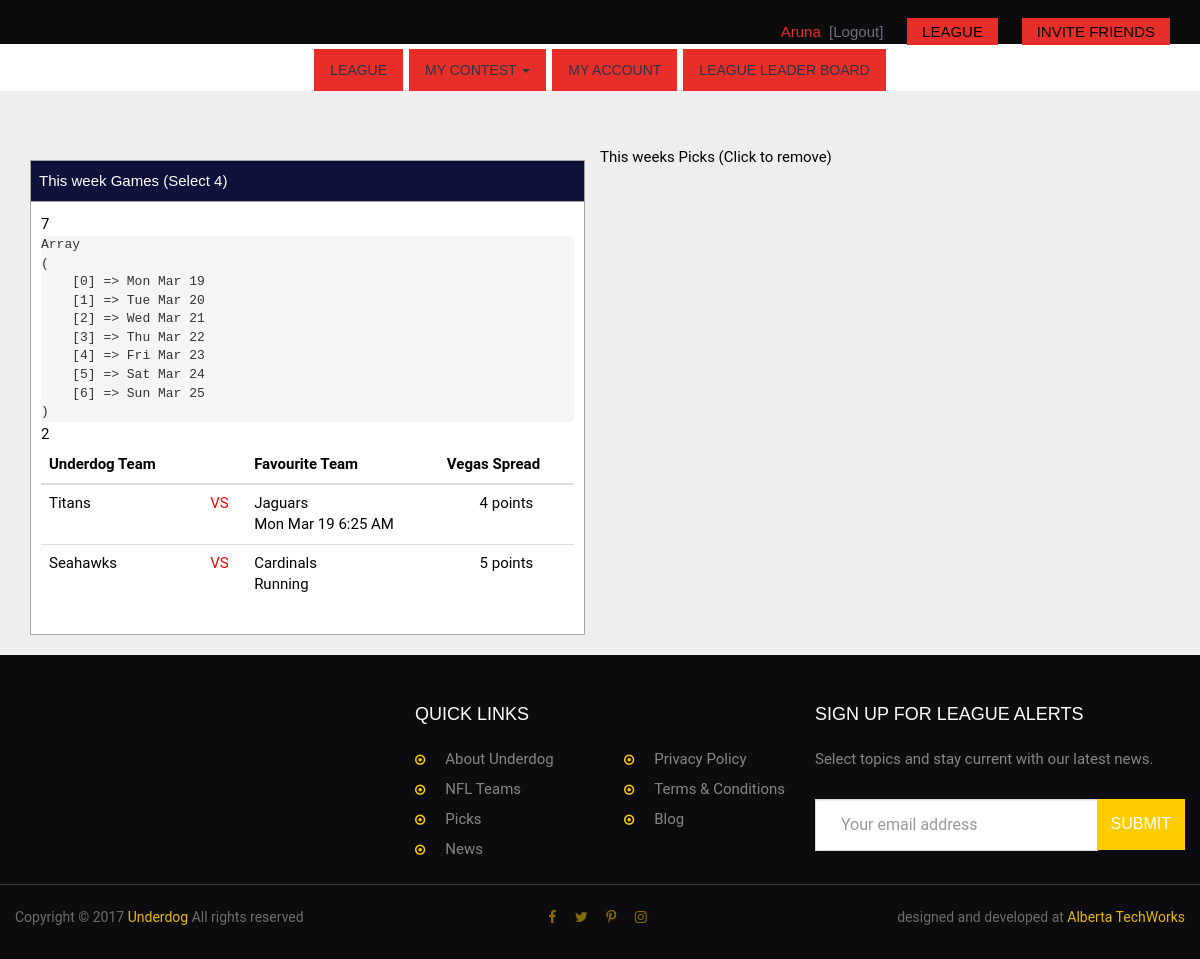
The app's page /live-betting_test.php (signed in) with its own data.
### tables this page shows
CREATE TABLE `manage_league` (
  `id` int(11) NOT NULL AUTO_INCREMENT,
  `league_id` int(11) NOT NULL,
  `pid` varchar(15) NOT NULL,
  `user_id` int(11) NOT NULL,
  `match_id` varchar(60) NOT NULL,
  `event_id` varchar(60) NOT NULL,
  `match_date` datetime NOT NULL,
  `home_team` varchar(65) NOT NULL,
  `away_team` varchar(65) NOT NULL,
  `betting_team` varchar(60) NOT NULL,
  `opponent_team` varchar(60) NOT NULL,
  `goal_spread_betting` varchar(15) NOT NULL,
  `goal_spread_opponent` varchar(15) NOT NULL,
  `money_line_betting` int(11) NOT NULL,
  `money_line_opponent` int(11) NOT NULL,
  `added_date` datetime NOT NULL,
  `status` int(1) NOT NULL,
  PRIMARY KEY (`id`)
);

### live-betting_test.php (the view, shortened to what this page needs)
<?php
$login_type=$_SESSION['login_type'];
?>
<!DOCTYPE html>
<html lang="en">
<head>
<link href="css/bootstrap.css" rel="stylesheet">
<link href="css/font-awesome.css" rel="stylesheet">
<link href="css/animate.css" rel="stylesheet">
<link href="css/style.css" rel="stylesheet">
<link href="css/jquery.bxslider.css" rel="stylesheet">
<link href="css/responsiveslides.css" rel="stylesheet">
</head>
<body>
<header class="innerpage-header">
  <?php
			if(($login_type==1)||($login_type==3)){
				include('innerpage_header.php');
			}
			else if($login_type==2)
			{
				include('innerpage_header_admin.php');
			}
		?>
</header>
<section class="inner-menu">
  <?php
			if(($login_type==1)||($login_type==3)){
				include('inner_menu.php');
			}
			else if($login_type==2)
			{
				include('inner_menu_admin.php');
			}
		?>
</section>
<section class="tab-content-space">
  <p>&nbsp;</p>
  <div class="row">
    <h2>
    </h2>
  </div>
  <div class="row">
    <div class="col-lg-6 col-md-6">
      <div class="left-sidebar">
        <div class="form-label-head">This week Games (Select 4)</div>
        <div class="form-box">
          <table class="table bordered table-hover<?php   ?>">
            <thead>
              <tr>
                <th>Underdog Team </th>
                <th width="10%"></th>
                <th> Favourite Team</th>
                <th> Vegas Spread</th>
              </tr>
            </thead>
            <tbody>
              <?php
				include('jsonstring_test.php');
				  $matchArray = json_decode($json_string,true);
						$matchArray1=array();
						echo '<br>';
						$date = date("m/d/Y");
$ts = strtotime($date);
$year = date('o', $ts);
$week = date('W', $ts);
for($i = 1; $i <= 7; $i++) {
    $ts = strtotime($year.'W'.$week.$i);
	$current_week_arr[]=date("D M d", $ts);
}
echo '<pre>';
print_r($current_week_arr);
echo '</pre>';
					foreach($matchArray as $mydata)
						{
							$matchDatetime=$mydata['MatchTime'];
							$splitVal=explode("T",$matchDatetime);
										$date=date('d', strtotime($splitVal[0]));
										$month=date('m', strtotime($splitVal[0]));
										$year=date('Y', strtotime($splitVal[0]));
										$hr=date('H', strtotime($splitVal[1]));
										$min=date('i', strtotime($splitVal[1]));
										$sec=date('s', strtotime($splitVal[1]));
										  $EasternTimeStamp =mktime($hr-4,$min,$sec,$month,$date,$year);
										$dateLive=	date('D M d', $EasternTimeStamp);
										if(in_array($dateLive,$current_week_arr))
										{
										$matchArray1[]=$mydata;
										}
										}
						foreach($matchArray1 as $mydata)
						{
							$id=$mydata['ID'];
							$matchDatetime=$mydata['MatchTime'];
							$splitVal=explode("T",$matchDatetime);
							 $time=	date('g:i a', strtotime($splitVal[1]." GMT+3"));
										$date1 = $splitVal[0]." ".$splitVal[1];
										$date=date('d', strtotime($splitVal[0]));
										$month=date('m', strtotime($splitVal[0]));
										$year=date('Y', strtotime($splitVal[0]));
										$hr=date('H', strtotime($splitVal[1]));
										$min=date('i', strtotime($splitVal[1]));
										$sec=date('s', strtotime($splitVal[1]));
										  $EasternTimeStamp =mktime($hr-4,$min,$sec,$month,$date,$year);
										$timeLive=	date('g:i A',$EasternTimeStamp) ;
										$dateLive=	date('D M d', $EasternTimeStamp);
								 $date2 = date("Y-m-d H:i:s");
								$time1=strtotime($splitVal[1]." GMT+3");
								$time2=strtotime(date("H:i:s")." GMT+3");
								$diff = abs((strtotime($date2)." GMT+3") - (strtotime($date1)." GMT+3"));
								$years   = floor($diff / (365*60*60*24));
								$months  = floor(($diff - $years * 365*60*60*24) / (30*60*60*24));
								$days    = floor(($diff - $years * 365*60*60*24 - $months*30*60*60*24)/ (60*60*24));
								$hours   = floor(($diff - $years * 365*60*60*24 - $months*30*60*60*24 - $days*60*60*24)/ (60*60));
								$minuts  = floor(($diff - $years * 365*60*60*24 - $months*30*60*60*24 - $days*60*60*24 - $hours*60*60)/ 60);
						  		$matchDate=$splitVal[0];
						  		$currentDate=date("Y-m-d");
							$key = array_search($id, array_column($matchArray1, 'ID'));
							$arr=json_encode($matchArray1[$key]);
							$mydataLive = json_decode($arr,true);
							   foreach ( $mydataLive['Odds'] as $resultsLive )
									{
							 if($resultsLive['OddType']=='Game'){
								 $pointsHome=$resultsLive['PointSpreadHome'];
								 $pointsAway=$resultsLive['PointSpreadAway'];
							?>
            <tr class="bet" data-id="<?php echo $id; ?>" id="home" style="cursor:pointer">
              <td ><?php if($pointsHome>$pointsAway){echo $mydataLive['HomeTeam']; }else{ $mydataLive['AwayTeam']; } ?></td>
              <td align="center" style="color:red">VS</td>
              <td  class="link-show"><?php if($pointsHome>$pointsAway){echo $mydataLive['AwayTeam']; }else{ $mydataLive['HomeTeam']; } ?>
                <p align="left">
                  <?php  if($matchDate==$currentDate){ if($time2>$time1){echo "Running";} else {echo $time." Starts in".$hours."h  ".$minuts."m";} }else{ ?>
                  <?php echo $dateLive." ".$timeLive; ?>
                  <?php } ?>
                </p></td>
              <td align="center"><?php if($pointsHome>$pointsAway){?>
                <?php  echo round($resultsLive['PointSpreadHome']); ?>
                <?php }else{ echo round($resultsLive['PointSpreadAway']); }  ?>
                points </td>
            </tr>
            <?php }}} ?>
              </tbody>
          </table>
        </div>
      </div>
    </div>
    <div id="mypicksdata">This weeks Picks (Click to remove)</div>
  </div>
</section>
<?php if(($login_type==1)||($login_type==3)){ ?>
<footer>
  <?php include('footer.php'); ?>
</footer>
<?php  } else if($login_type==2) { 	?>
<footer class="admin">
  <?php include('footer_admin.php'); } ?>
</body>
</html>

### css/style.css (style rules this page uses)
html, body, div, span, applet, object, iframe, h1, h2, h3, h4, h5, h6, p, blockquote, pre, a, abbr, acronym, address, big, cite, code, del, dfn, em, img, ins, kbd, q, s, samp, small, strike, strong, sub, sup, tt, var, b, u, i, center, dl, dt, dd, ol, ul, li, fieldset, form, label, legend, table, caption, tbody, tfoot, thead, tr, th, td, article, aside, canvas, details, embed, figure, figcaption, footer, header, hgroup, menu, nav, output, ruby, section, summary, time, mark, audio, video { margin: 0; padding: 0; border: 0; vertical-align: baseline; }
article, aside, details, figcaption, figure, footer, header, hgroup, menu, nav, section { display: block; }
body { line-height: 1; }
table { border-collapse: collapse; border-spacing: 0; }
body { margin:0; padding:0; font-family: 'Roboto', sans-serif; font-size:15px; color:#000; font-weight:400; line-height:24px; background:#EEEEEE; text-rendering: optimizeLegibility; font-smoothing: antialiased; -moz-font-smoothing: antialiased; -webkit-font-smoothing: antialiased; }
footer { background:#0c0c0e; padding-top:30px; padding-bottom:30px; color: rgba(255,255,255,.5); }
h2 { font-family: 'Oswald', sans-serif; font-size:24px; color:#373542; line-height:32px; padding-bottom:10px; }
.inner-menu { background:#fff; text-align:center; max-height:47px; }
.tab-content-space { padding-top:20px; padding-bottom:20px; }
.innerpage-header { background:#0c0c0e; }
.form-box { padding:10px; border:1px solid #A4A4A4; background:#fff; border-top:0px none; }
.left-sidebar, .right-sidebar { margin-top:15px; }
.left-sidebar > .form-label-head, .right-sidebar > .form-label-head, .center-content > .form-label-head { padding:8px; background:#0E123A; width:100%; border:1px solid #A4A4A4; font-family: 'Oswald', sans-serif; color:#fff; }
.form-label-head { padding:8px; background:#0E123A; width:100%; border:1px solid #A4A4A4; font-family: 'Oswald', sans-serif; color:#fff; }

### records on screen
manage_league: home_team "Titans", away_team "Jaguars", dateLive "Mon Mar 19", timeLive "6:25 AM", goal_spread_betting "4"
manage_league: home_team "Seahawks", away_team "Cardinals", shows "Running", goal_spread_betting "5"

### other values on screen
$_SESSION['first_name'] "Aruna"
